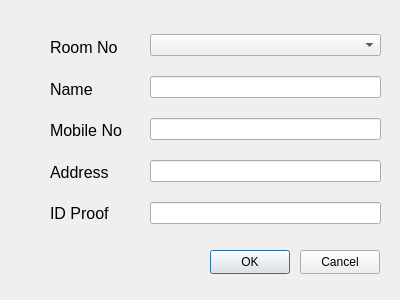
<?xml version="1.0" encoding="UTF-8"?>
<ui version="4.0">
 <class>BookRoomDialog</class>
 <widget class="QDialog" name="BookRoomDialog">
  <property name="geometry">
   <rect>
    <x>0</x>
    <y>0</y>
    <width>400</width>
    <height>300</height>
   </rect>
  </property>
  <property name="windowTitle">
   <string>Dialog</string>
  </property>
  <widget class="QPushButton" name="btnok">
   <property name="geometry">
    <rect>
     <x>210</x>
     <y>250</y>
     <width>80</width>
     <height>24</height>
    </rect>
   </property>
   <property name="text">
    <string>OK</string>
   </property>
  </widget>
  <widget class="QPushButton" name="btncancel">
   <property name="geometry">
    <rect>
     <x>300</x>
     <y>250</y>
     <width>80</width>
     <height>24</height>
    </rect>
   </property>
   <property name="text">
    <string>Cancel</string>
   </property>
  </widget>
  <widget class="QWidget" name="">
   <property name="geometry">
    <rect>
     <x>150</x>
     <y>20</y>
     <width>231</width>
     <height>221</height>
    </rect>
   </property>
   <layout class="QVBoxLayout" name="verticalLayout">
    <item>
     <widget class="QComboBox" name="cmbroomno"/>
    </item>
    <item>
     <widget class="QLineEdit" name="txtname"/>
    </item>
    <item>
     <widget class="QLineEdit" name="txtmobileno"/>
    </item>
    <item>
     <widget class="QLineEdit" name="txtaddress"/>
    </item>
    <item>
     <widget class="QLineEdit" name="txtidproof"/>
    </item>
   </layout>
  </widget>
  <widget class="QWidget" name="">
   <property name="geometry">
    <rect>
     <x>50</x>
     <y>30</y>
     <width>77</width>
     <height>201</height>
    </rect>
   </property>
   <layout class="QVBoxLayout" name="verticalLayout_2">
    <item>
     <widget class="QLabel" name="lblRoomNo">
      <property name="font">
       <font>
        <pointsize>12</pointsize>
       </font>
      </property>
      <property name="text">
       <string>Room No</string>
      </property>
     </widget>
    </item>
    <item>
     <widget class="QLabel" name="lblName">
      <property name="font">
       <font>
        <pointsize>12</pointsize>
       </font>
      </property>
      <property name="text">
       <string>Name</string>
      </property>
     </widget>
    </item>
    <item>
     <widget class="QLabel" name="lblMobileNo">
      <property name="font">
       <font>
        <pointsize>12</pointsize>
       </font>
      </property>
      <property name="text">
       <string>Mobile No</string>
      </property>
     </widget>
    </item>
    <item>
     <widget class="QLabel" name="lblAddress">
      <property name="font">
       <font>
        <pointsize>12</pointsize>
       </font>
      </property>
      <property name="text">
       <string>Address</string>
      </property>
     </widget>
    </item>
    <item>
     <widget class="QLabel" name="lblIDProof">
      <property name="font">
       <font>
        <pointsize>12</pointsize>
       </font>
      </property>
      <property name="text">
       <string>ID Proof</string>
      </property>
     </widget>
    </item>
   </layout>
  </widget>
 </widget>
 <resources/>
 <connections/>
</ui>
